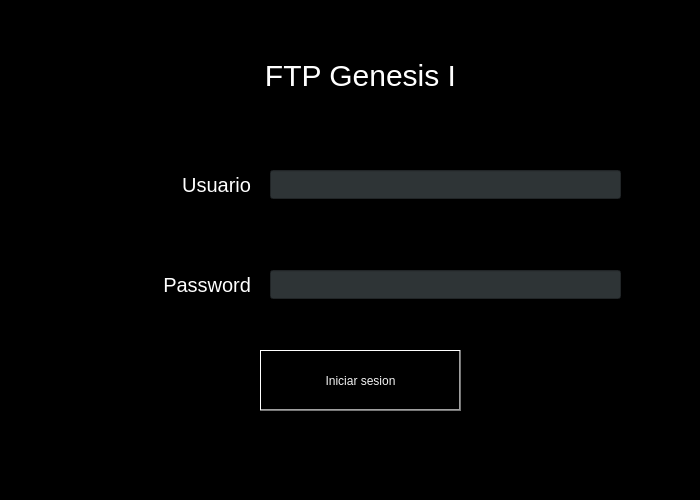
<?xml version="1.0" encoding="UTF-8"?>
<ui version="4.0">
 <class>MainWindow</class>
 <widget class="QMainWindow" name="MainWindow">
  <property name="geometry">
   <rect>
    <x>0</x>
    <y>0</y>
    <width>700</width>
    <height>500</height>
   </rect>
  </property>
  <property name="windowTitle">
   <string>MainWindow</string>
  </property>
  <property name="styleSheet">
   <string notr="true">background-color: qlineargradient(spread:pad, x1:1, y1:1, x2:1, y2:1, stop:0 rgba(0, 0, 0, 255), stop:1 rgba(255, 255, 255, 255));
color: white;</string>
  </property>
  <widget class="QWidget" name="centralwidget">
   <widget class="QPushButton" name="pushButton">
    <property name="geometry">
     <rect>
      <x>260</x>
      <y>350</y>
      <width>201</width>
      <height>61</height>
     </rect>
    </property>
    <property name="styleSheet">
     <string notr="true">font: 11pt &quot;Ubuntu&quot;;
color: rgb(243, 243, 243);</string>
    </property>
    <property name="text">
     <string>Iniciar sesion</string>
    </property>
   </widget>
   <widget class="QLabel" name="titulo">
    <property name="geometry">
     <rect>
      <x>250</x>
      <y>40</y>
      <width>221</width>
      <height>71</height>
     </rect>
    </property>
    <property name="styleSheet">
     <string notr="true">font: 11pt &quot;Yrsa&quot;;
font-size: 30px;</string>
    </property>
    <property name="text">
     <string>&lt;html&gt;&lt;head/&gt;&lt;body&gt;&lt;p align=&quot;center&quot;&gt;FTP Genesis I&lt;/p&gt;&lt;/body&gt;&lt;/html&gt;</string>
    </property>
   </widget>
   <widget class="QLabel" name="titulo_2">
    <property name="geometry">
     <rect>
      <x>30</x>
      <y>150</y>
      <width>221</width>
      <height>71</height>
     </rect>
    </property>
    <property name="styleSheet">
     <string notr="true">font-size: 20px;</string>
    </property>
    <property name="text">
     <string>&lt;html&gt;&lt;head/&gt;&lt;body&gt;&lt;p align=&quot;right&quot;&gt;Usuario&lt;/p&gt;&lt;/body&gt;&lt;/html&gt;</string>
    </property>
   </widget>
   <widget class="QLabel" name="titulo_3">
    <property name="geometry">
     <rect>
      <x>30</x>
      <y>250</y>
      <width>221</width>
      <height>71</height>
     </rect>
    </property>
    <property name="styleSheet">
     <string notr="true">font-size: 20px;</string>
    </property>
    <property name="text">
     <string>&lt;html&gt;&lt;head/&gt;&lt;body&gt;&lt;p align=&quot;right&quot;&gt;Password&lt;/p&gt;&lt;/body&gt;&lt;/html&gt;</string>
    </property>
   </widget>
   <widget class="QLineEdit" name="lineEdit">
    <property name="geometry">
     <rect>
      <x>270</x>
      <y>170</y>
      <width>351</width>
      <height>29</height>
     </rect>
    </property>
    <property name="styleSheet">
     <string notr="true">background-color: rgb(46, 52, 54);</string>
    </property>
   </widget>
   <widget class="QLineEdit" name="lineEdit_2">
    <property name="geometry">
     <rect>
      <x>270</x>
      <y>270</y>
      <width>351</width>
      <height>29</height>
     </rect>
    </property>
    <property name="styleSheet">
     <string notr="true">background-color: rgb(46, 52, 54);</string>
    </property>
   </widget>
  </widget>
  <widget class="QMenuBar" name="menubar">
   <property name="geometry">
    <rect>
     <x>0</x>
     <y>0</y>
     <width>700</width>
     <height>26</height>
    </rect>
   </property>
  </widget>
  <widget class="QStatusBar" name="statusbar"/>
 </widget>
 <resources/>
 <connections/>
</ui>
